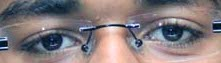
//> input picture eye_blink/pupilDetect/try1/passportpic.jpg, 221 x 63 px
$ ./a2gaussian passportpic.jpg   (built with g++ and OpenCV 4)
//> lines starting //> are read from the running program, lines starting //| are printed output that depends on the picture; after the words box and inside, x2 and y2 are one past the last pixel; in counts of white or black regions, pixels touching at a corner belong together
#include"cv.h"
#include"highgui.h"
using namespace cv;
int DISTANCETHRESHOLD=101;
void MyFilledCircle( Mat img, Point center )
{
 int thickness = -1;
 int lineType = 8;

 circle( img,
         center,
         1,
         Scalar( 0, 255, 0 ),
         thickness,
         lineType );
}
int main(int argc,char *argv[])
{
	Mat img1=imread(argv[1]),img;
//> img1 is the input picture: 63 rows x 221 cols, CV_8UC3; mean B, G, R 125.6, 123.1, 133.3
	cvtColor(img1,img,CV_BGR2GRAY);
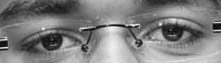
//> img: 63 rows x 221 cols, CV_8UC1; min 2, max 254, mean 126.5
	Mat inv,gau;
	inv=255-img;
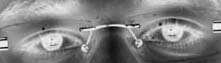
//> inv: 63 rows x 221 cols, CV_8UC1; min 1, max 253, mean 128.5
	double minValue,maxValue;
	Point minLoc,maxLoc;
	GaussianBlur(inv,gau,Size(DISTANCETHRESHOLD,DISTANCETHRESHOLD),0,0);
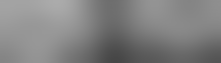
//> gau: 63 rows x 221 cols, CV_8UC1; min 70, max 171, mean 128.7
	minMaxLoc(gau,&minValue,&maxValue,&minLoc,&maxLoc);
//> minValue = 70; maxValue = 171; minLoc = Point(114, 60); maxLoc = Point(53, 0)
	MyFilledCircle(img1,maxLoc);
//> in MyFilledCircle, `circle( img, center, 1, Scalar( 0, 255, 0 ), thickness, lineType );`: img: 63 rows x 221 cols, CV_8UC3; 4 pixels changed, all inside (x1, y1, x2, y2) = (52, 0, 55, 2)
	imshow("src",inv);
	imshow("blur",gau);
	imshow("IMage",img1);
	imwrite("i.jpg",gau);
	waitKey(0);
}

$ run again, on eye_blink/pupilDetect/try1/c5.jpg
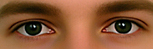
//> input picture eye_blink/pupilDetect/try1/c5.jpg, 153 x 49 px
//> img1 is the input picture: 49 rows x 153 cols, CV_8UC3; mean B, G, R 54.1, 85.8, 135.5
//> `inv=255-img;`:
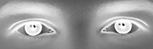
//> inv: 49 rows x 153 cols, CV_8UC1; min 0, max 255, mean 157.9
//> `GaussianBlur(inv,gau,Size(DISTANCETHRESHOLD,DISTANCETHRESHOLD),0,0);`:
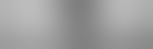
//> gau: 49 rows x 153 cols, CV_8UC1; min 127, max 189, mean 158.8
//> minValue = 127; maxValue = 189; minLoc = Point(76, 0); maxLoc = Point(26, 0)

$ run again, on eye_blink/pupilDetect/try1/c6.jpg
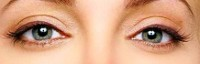
//> input picture eye_blink/pupilDetect/try1/c6.jpg, 200 x 64 px
//> img1 is the input picture: 64 rows x 200 cols, CV_8UC3; mean B, G, R 131.5, 162.3, 213
//> `inv=255-img;`:
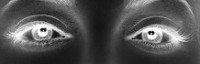
//> inv: 64 rows x 200 cols, CV_8UC1; min 2, max 255, mean 81.1
//> `GaussianBlur(inv,gau,Size(DISTANCETHRESHOLD,DISTANCETHRESHOLD),0,0);`:
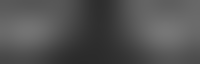
//> gau: 64 rows x 200 cols, CV_8UC1; min 42, max 118, mean 81.2
//> minValue = 42; maxValue = 118; minLoc = Point(84, 60); maxLoc = Point(163, 29)

$ run again, on eye_blink/pupilDetect/try1/c7.jpg
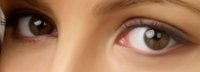
//> input picture eye_blink/pupilDetect/try1/c7.jpg, 200 x 72 px
//> img1 is the input picture: 72 rows x 200 cols, CV_8UC3; mean B, G, R 86.7, 117.2, 160.9
//> `inv=255-img;`:
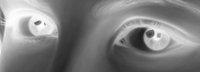
//> inv: 72 rows x 200 cols, CV_8UC1; min 25, max 254, mean 128.2
//> `GaussianBlur(inv,gau,Size(DISTANCETHRESHOLD,DISTANCETHRESHOLD),0,0);`:
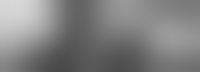
//> gau: 72 rows x 200 cols, CV_8UC1; min 73, max 216, mean 128.4
//> minValue = 73; maxValue = 216; minLoc = Point(59, 67); maxLoc = Point(11, 0)
